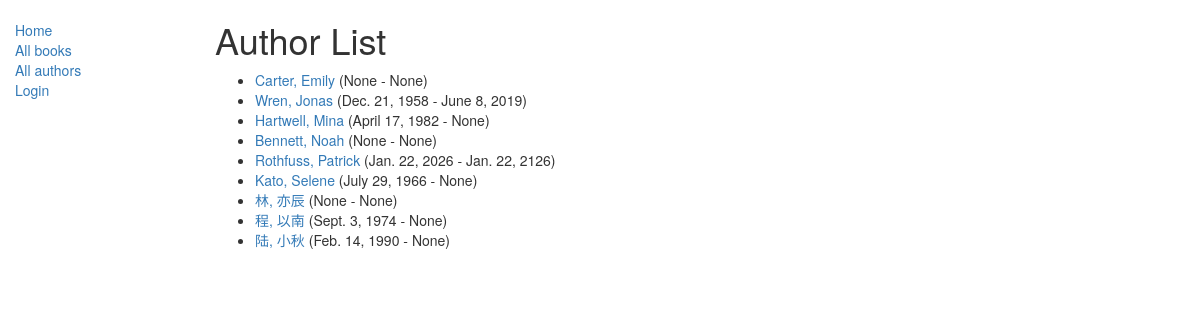
Screenshot of /catalog/authors/ with the database file from the repository.
### catalog/models.py (models this page shows, shortened)
class Author(models.Model):
    first_name = models.CharField(max_length=100)
    last_name = models.CharField(max_length=100)
    date_of_birth = models.DateField(null = True, blank=True)
    date_of_death = models.DateField(null = True, blank=True)
    class Meta:
        ordering = ['last_name', 'first_name']
    def get_absolute_url(self):
        return reverse('author-detail', args=[str(self.id)])

### catalog/views.py (the view)
# urls.py: path('authors/', views.AuthorListView.as_view(), name='authors'),
class AuthorListView(generic.ListView):
    model = Author
    queryset = Author.objects.all()
    context_object_name = "author_list"
    template_name = 'author_list.html'

### catalog/templates/author_list.html
{% extends "base_generic.html" %}
{% block content %}
  <h1>Author List</h1>
  {% if author_list %}
    <ul>
      {% for author in author_list %}
        <li>
          <a href="{{ author.get_absolute_url }}">{{ author.first_name }}, {{author.last_name}}</a>
          ({{author.date_of_birth}} - {{author.date_of_death}})
        </li>
      {% endfor %}
    </ul>
  {% else %}
    <p>There are no books in the library.</p>
  {% endif %}
{% endblock %}

### catalog/templates/base_generic.html (shortened to what this page needs)
<!doctype html>
<html lang="en">
  <head>
    <link
      rel="stylesheet"
      href="https://maxcdn.bootstrapcdn.com/bootstrap/3.3.7/css/bootstrap.min.css"
    />
    {% load static %}
    <link rel="stylesheet" href="{% static 'css/styles.css' %}" />
  </head>
  <body>
    <div class="container-fluid">
      <div class="row">
        <div class="col-sm-2">
          {% block sidebar %}
          <ul class="sidebar-nav">
            <li><a href="{% url 'index' %}">Home</a></li>
            <li><a href="{% url 'books' %}">All books</a></li>
            <li><a href="{% url 'authors' %}">All authors</a></li>
            {% if user.is_authenticated %}
              <li>User: {{ user.get_username }}</li>
              <li><a href="{% url 'my-borrowed' %}">My Borrowed</a></li>
              <li>
                <form method="post" action="{% url 'logout' %}?next={{ request.path }}">
                  {% csrf_token %}
                  <button
                    type="submit"
                    style="background:none;border:none;padding:0;color:#0d6efd;cursor:pointer;"
                  >
                    Logout
                  </button>
                </form>
              </li>
              {% if perms.catalog.can_mark_returned %}
                <li><hr></li>
                <li><strong>Staff</strong></li>
                <li><a href="{% url 'all_borrowed_books' %}">All borrowed</a></li>
                <li><a href="{% url 'author_create' %}">Create Author</a></li>
                <li><a href="{% url 'book_create' %}">Create Book</a></li>
              {% endif %}
            {% else %}
              <li>
                <a href="{% url 'login' %}?next={{ request.path }}">Login</a>
              </li>
            {% endif %}
          </ul>
          {% endblock %}
        </div>
        <div class="col-sm-10">
          {% block content %}{% endblock %}
        </div>
      </div>
    </div>
  </body>
</html>

### catalog/static/css/styles.css (style rules this page uses)
.sidebar-nav { margin-top: 20px; padding: 0; list-style: none; }

### rows the page displays
Author: first_name "Carter", last_name "Emily", date_of_birth "None", date_of_death "None"
Author: first_name "Wren", last_name "Jonas", date_of_birth "Dec. 21, 1958", date_of_death "June 8, 2019"
Author: first_name "Hartwell", last_name "Mina", date_of_birth "April 17, 1982", date_of_death "None"
Author: first_name "Bennett", last_name "Noah", date_of_birth "None", date_of_death "None"
Author: first_name "Rothfuss", last_name "Patrick", date_of_birth "Jan. 22, 2026", date_of_death "Jan. 22, 2126"
Author: first_name "Kato", last_name "Selene", date_of_birth "July 29, 1966", date_of_death "None"
Author: first_name "林", last_name "亦辰", date_of_birth "None", date_of_death "None"
Author: first_name "程", last_name "以南", date_of_birth "Sept. 3, 1974", date_of_death "None"
Author: first_name "陆", last_name "小秋", date_of_birth "Feb. 14, 1990", date_of_death "None"
